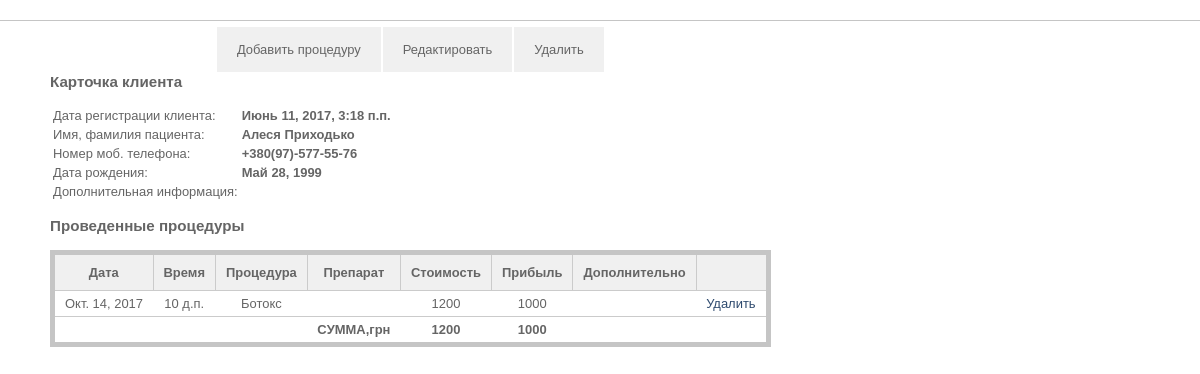
Page /medapp/clients/Klj7Do7rqYaYldirTh9ALZIkH4AufRhl& (signed in) on the committed database.
### MedApp/models.py (models this page shows, shortened)
class Client(models.Model):
    user = models.ForeignKey(User, default= 1)
    name = models.CharField(max_length=20, verbose_name = 'Имя')
    sorname = models.CharField(max_length=20, verbose_name = 'Фамилия')
    number = models.CharField(max_length=20, verbose_name = 'Номер телефона',)
    birthday = models.DateField(default=MAX_DATE.strftime('%Y-%m-%d'), verbose_name='День рождения')
    info = models.TextField(max_length = 100, blank = True, null = True, default = None, verbose_name = 'Дополнительно')
    token = models.CharField(max_length = 32, default = 'admin_url', verbose_name = 'Токен')
    registration_date = models.DateTimeField(auto_now_add=True, auto_now=False, verbose_name = 'Дата регистрации')
    status = models.IntegerField(blank=True, null=True, default=0, verbose_name='Статус клиента')
    class Meta():
        ordering = ['-registration_date']

class UslugaDlaClienta(models.Model):
    foreign_key = models.ForeignKey(Client)
    title = models.ForeignKey(Usluga)
    user = models.ForeignKey(User, default = 1)
    date = models.DateField(default = datetime.today().strftime('%Y-%m-%d'), verbose_name = 'Дата процедуры')
    time = models.TimeField(verbose_name = 'Время процедуры', null=True, blank=True)
    cash = models.IntegerField(blank = True, null = False, default = 0, verbose_name = 'Цена')
    income = models.IntegerField(blank = True, null = False, default = 0, verbose_name= 'Заработок')
    medicine = models.CharField(max_length = 30, verbose_name = 'Название препарата', null = True, blank = True, default = None)
    info = models.TextField(max_length=100, verbose_name='Дополнительно', null = True, blank = True, default = None)
    token = models.CharField(max_length=8, default='admin_url', verbose_name='Токен')
    class Meta():
        ordering = ['-date']

class Usluga(models.Model):
    title = models.CharField(max_length = 30, verbose_name = 'Название процедуры')
    user = models.ForeignKey(User, default= 1)
    token = models.CharField(max_length = 8, default = 'admin_url_service', verbose_name = 'Токен')
    class Meta():
        ordering = ['title']

### MedApp/views.py (the view)
# urls.py: url(r'^clients/(?P<client_token>\w+)&$', views.client_info),
def client_info(request, client_token):
    if auth.get_user(request).is_active:
        out_dict = {}
        out_dict['medapp_active'] = True
        user_validation = False
        if auth.get_user(request).id == Client.objects.get(token=client_token).user_id:
            sum_income = 0
            sum_cash = 0
            client_id = Client.objects.get(token=client_token).id
            services = UslugaDlaClienta.objects.filter(foreign_key_id=client_id)
            for income in services:
                sum_income += income.income
            for cash in services:
                sum_cash += cash.cash
            out_dict['ServicesList'] = Usluga.objects.all()
            out_dict['Client'] = Client.objects.get(token=client_token)
            out_dict['BirthdayStr'] = Client.objects.get(token=client_token).birthday
            out_dict['RegistrationDate'] = Client.objects.get(token = client_token).registration_date
            out_dict['Services'] = UslugaDlaClienta.objects.filter(foreign_key_id=client_id)
            out_dict['Income'] = sum_income
            out_dict['Cash'] = sum_cash
            return render(request, 'MedApp/client_info.html', out_dict)
        else:
            return redirect('/')
    else:
        return redirect('/')

### MedApp/Templates/MedApp/client_info.html
{% extends 'template.html' %}
{% block forms %}
    <table class="form_table" align="center">
        <tr>
            <td><a href="/medapp/clients/{{ Client.token }}&service&" class="submit" >Добавить процедуру</a></td>
        <td><a href="/medapp/clients/{{ Client.token }}/edit-client/" class="submit" >Редактировать</a></td>
        <td><a href="/medapp/clients/{{ Client.token }}/delete-client/" class="submit" >Удалить</a></td>
        </tr>
    </table>
{% endblock %}
{% block main %}
    <div><h3>Карточка клиента</h3></div>
    <div class="client_info">
    <table class="table_non_border">
    <tr>
        <td>Дата регистрации клиента:</td>
        <td><b>{{ RegistrationDate }}</b></td>
    </tr>
    <tr>
        <td>Имя, фамилия пациента:</td>
        <td><b>{{ Client.name }} {{ Client.sorname }}</b></td>
    </tr>
        <tr>
            <td>Номер моб. телефона:</td>
            <td><b>{{ Client.number }}</b></td>
    </tr>
        <tr>
        <td>Дата рождения:</td>
            <td><b>{{ BirthdayStr }}</b></td>
    </tr>
        {% if Client.info == 'none' %}
        <tr>
        <td>Дополнительная информация:</td>
        <td><b>Отсутствует</b></td>
    </tr>
        {% else %}
            <tr>
        <td>Дополнительная информация:</td>
            <td><b>{{ Client.info }}</b></td>
    </tr>
        {% endif %}
    </table>
    </div>
    <div><h3>Проведенные процедуры</h3></div>
    <table class="table" align="center" >
        <tr>
            <th>Дата</th>
            <th>Время</th>
            <th>Процедура</th>
            <th>Препарат</th>
            <th>Стоимость</th>
            <th>Прибыль</th>
            <th>Дополнительно</th>
            <th></th>
        </tr>
        {% for service in Services %}
            {% for service_title in ServicesList %}
                    {% if service.title_id == service_title.id %}
                        <tr>
                            <td>{{ service.date }}</td>
                            <td>{{ service.time }}</td>
                            <td>{{ service_title.title }}</td>
                            <td>{{ service.medicine }}</td>
                            <td>{{ service.cash }}</td>
                            <td>{{ service.income }}</td>
                            <td>{{ service.info }}</td>
                            <td><a href="/medapp/clients/{{ Client.token }}&{{ service.token }}&delete-client-service/">Удалить</a></td>
                        </tr>
                    {% endif %}
                {% endfor %}
    {% endfor %}
        <tr><td></td><td></td><td></td><td><b>CУММА,грн</b></td><td><B>{{ Cash }}</B></td><td><B>{{ Income }}</B></td><td></td><td></td></tr>
    </table>
{% endblock %}

### MedApp/static/medapp.css (style rules this page uses)
html,body { padding: 0; margin: 0; font-family: Verdana, sans-serif; word-wrap: break-word; font-size: 0.9em; background-repeat: inherit; background-size: cover; color: #656565; height: auto; width: 100%; }
a { text-decoration: none; color: #2e4a6e; }
.table.table { border-collapse: collapse; border: 5px solid #c5c5c5; }
.table.table th { max-width: 150px; padding: 10px 10px; background-color: #f0f0f0; }
.table.table td { max-width: 150px; padding: 5px 10px; text-align: center; }
.table tr,td,th { border: 1px solid #cbcbcb; }
table.form_table, td { border: none; border-collapse: collapse; }
table.form_table tr { margin-top: 20px; }
.submit { padding: 15px 20px; background-color: #f0f0f0; border: none; color: #656565; }

### rows in the picture
Client: registration_date "Июнь 11, 2017, 3:18 п.п.", name "Алеся", sorname "Приходько", number "+380(97)-577-55-76", birthday "Май 28, 1999"
UslugaDlaClienta: date "Окт. 14, 2017", time "10 д.п.", cash "1200", income "1000"
Usluga: title "Ботокс"

### other values in the picture
{{ Cash }} "1200"
{{ Income }} "1000"
